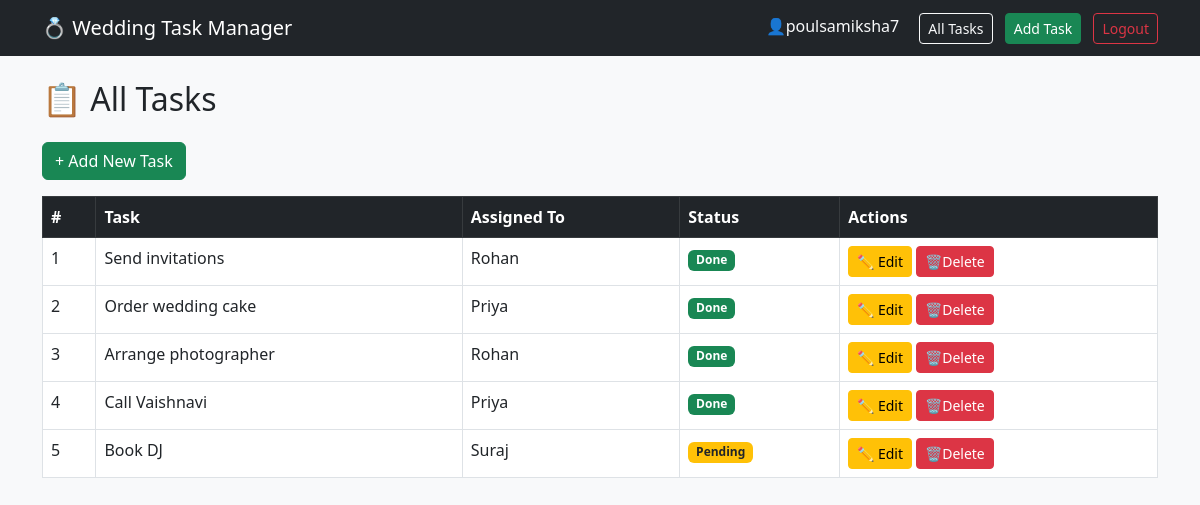
The page /tasks (signed in) on the database its author committed.
### app.py (models this page shows, shortened)
class User(UserMixin,db.Model):
    id=db.Column(db.Integer,primary_key=True)
    username=db.Column(db.String(100),unique=True,nullable=False)
    email=db.Column(db.String(150),unique=True,nullable=False)
    password=db.Column(db.String(200),nullable=False)

class Task(db.Model):
    id = db.Column(db.Integer, primary_key=True)
    title = db.Column(db.String(200), nullable=False)
    assigned_to = db.Column(db.String(100), nullable=False)
    status = db.Column(db.String(20), default='Pending')

### app.py (the view)
@app.route('/tasks')
@login_required
def tasks():
    all_tasks = Task.query.all()
    return render_template('tasks.html', tasks=all_tasks)

### app.py (called while the page is built)
@login_manager.user_loader
def load_user(user_id):
    return User.query.get(int(user_id))

### templates/tasks.html
{% extends "base.html" %}
{% block content %}
<h2 class="mb-4">📋 All Tasks </h2>
<a href="{{url_for('add_task')}}" class="btn btn-success mb-3"> + Add New Task</a>
{% if tasks %}
<table class="table table-bordered table-hover">
    <thead class="table-dark">
        <tr>
            <th>#</th>
            <th>Task</th>
            <th>Assigned To</th>
            <th>Status</th>
            <th>Actions</th>
        </tr>
    </thead>
    <tbody>
        {% for task in tasks %}
        <tr>
            <td>{{ loop.index }}</td>
            <td>{{ task.title }}</td>
            <td>{{ task.assigned_to }}</td>
            <td>
                {% if task.status == "Done" %}
                    <span class="badge bg-success">Done</span>
                {% else %}
                    <span class="badge bg-warning text-dark">Pending</span>
                {% endif %}
            </td>
            <td>
                <a href="{{url_for('edit_task',task_id=task.id)}}" class="btn btn-warning btn-sm">✏️ Edit</a>
                <a href="{{url_for('delete_task',task_id=task.id)}}" class="btn btn-danger btn-sm" onclick="return confirm('Delete this task?')">🗑️Delete</a>
            </td>
        </tr>
        {% endfor %}
    </tbody>
</table>
{% else %}
    <div class="alert alert-warning">No tasks yet. Add your first task !</div>
{% endif %}
{% endblock %}

### templates/base.html (shortened to what this page needs)
<!DOCTYPE html>
<html lang="en">
<head>
    <link href="https://cdn.jsdelivr.net/npm/bootstrap@5.3.0/dist/css/bootstrap.min.css" rel="stylesheet">
    <link rel="stylesheet" href="{{ url_for('static', filename='css/style.css') }}">
</head>
<body>
    <nav class="navbar navbar-expand-lg navbar-dark bg-dark">
        <div class="container">
            <a class="navbar-brand" href="{{ url_for('home') }}">💍 Wedding Task Manager</a>
            <div>
                {% if current_user.is_authenticated %}
                    <span class="text-light me-3">👤{{current_user.username}}</span>
                    <a class="btn btn-outline-light btn-sm me-2" href="{{ url_for('tasks') }}">All Tasks</a>
                    <a href="{{url_for('add_task')}}" class="btn btn-success btn-sm me-2">Add Task</a>
                    <a href="{{url_for('logout')}}" class="btn btn-outline-danger btn-sm">Logout</a>
                {% else %}
                    <a href="{{url_for('login')}}" class="btn btn-outline-light btn-sm me-2">Login</a>
                    <a href="{{url_for('register')}}" class="btn btn-success btn-sm">Register</a>
                {% endif %}
            </div>
        </div>
    </nav>
    <div class="container mt-4">
        {% block content %}
        {% endblock %}
    </div>
</body>
</html>

### static/css/style.css (style rules this page uses)
body { background-color: #f8f9fa; }

### rows shown on the page
User: username "poulsamiksha7"
Task: title "Send invitations", assigned_to "Rohan", status "Done"
Task: title "Order wedding cake", assigned_to "Priya", status "Done"
Task: title "Arrange photographer", assigned_to "Rohan", status "Done"
Task: title "Call Vaishnavi", assigned_to "Priya", status "Done"
Task: title "Book DJ", assigned_to "Suraj", status "Pending"
